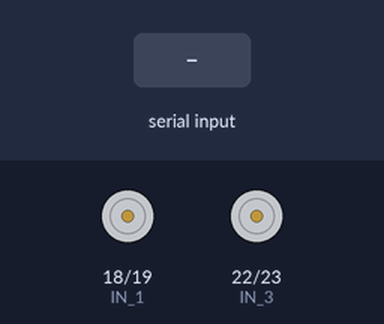
The sketch below on a simulated ESP32. Parts: motor-driver pin pairs drawn as motors (green arrow = first pin HIGH = forward, orange = second pin HIGH = backward, longer = more drive, scaled by the enable pin). The test bench sets the inputs (shaded band). Nothing arrives over Bluetooth unless stated; what the sketch prints to the serial monitor is not drawn.

Above: at 1.2 s.
1.3 s: "F\n" received over the second serial link
At 1.9 s:
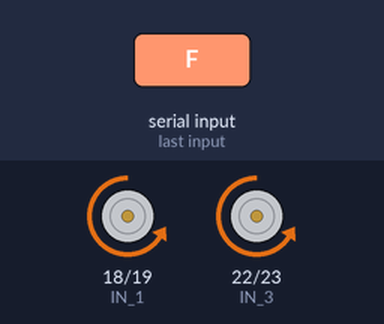
2.8 s: "B\n" received over the second serial link
At 3.1 s:
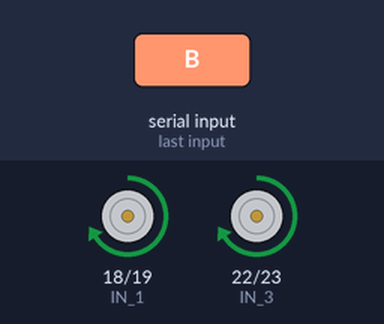
4.3 s: "L\n" received over the second serial link
At 5.4 s:
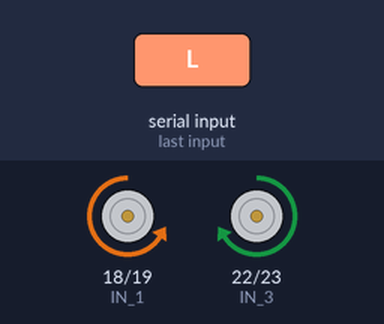
5.8 s: "R\n" received over the second serial link
At 6.6 s:
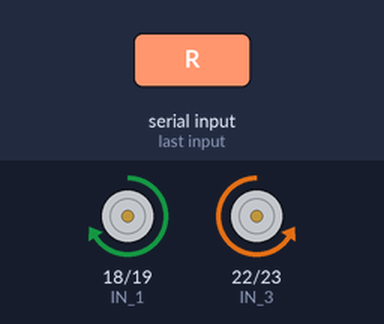
7.3 s: "I\n" received over the second serial link
At 7.7 s:
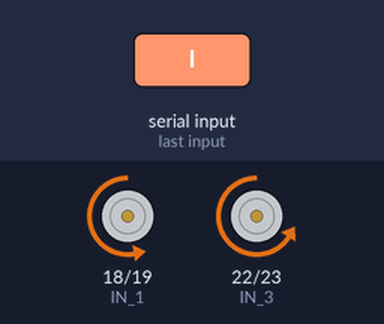
8.8 s: "G\n" received over the second serial link
At 10.0 s:
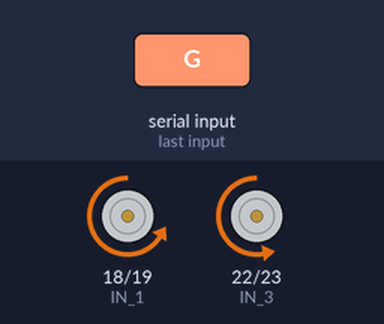
Timing chart, 0 to 11.3 s (numbered marks = the images above; inputs shaded):
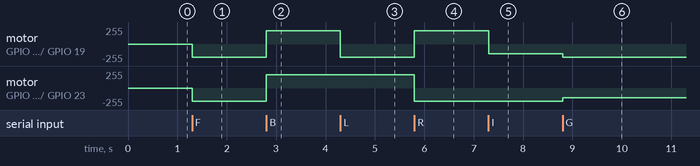

The sketch:

esp_32_bt_car.ino
```cpp
/*
 * esp_32_bt_car.ino
 *
 * Description: BT Car - ESP32
 *
 *  Created on: 13-Oct-2020
 *      Author: Sunil Sharma P <sunilsharma.pv@gmail.com>
 *
 *     Version: 1.0v
 */

#include "BluetoothSerial.h"
#include "analogWrite.h"

#define ENA   16          /* Enable/speed motors Right        GPIO14(D5) */
#define ENB   17          /* Enable/speed motors Left         GPIO12(D6) */
#define IN_1  18          /* L298N in1 motors Right           GPIO15(D8) */
#define IN_2  19          /* L298N in2 motors Right           GPIO13(D7) */
#define IN_3  22          /* L298N in3 motors Left            GPIO2(D4)  */
#define IN_4  23          /* L298N in4 motors Left            GPIO0(D3)  */

#if !defined(CONFIG_BT_ENABLED) || !defined(CONFIG_BLUEDROID_ENABLED)
#error Bluetooth is not enabled! Please run `make menuconfig` to and enable it
#endif

BluetoothSerial SerialBT; /* Bluetooth serial instance */
String command;           /* String to store app command state */
int speed_Coeff = 50;

/* Setting PWM properties */
const int freq = 30000;
const int pwmChannelA = 0;
const int pwmChannelB = 1;
const int resolution = 8;
int dutyCycle = 200;

void setup()
{
	pinMode(ENA, OUTPUT);
	pinMode(ENB, OUTPUT);
	pinMode(IN_1, OUTPUT);
	pinMode(IN_2, OUTPUT);
	pinMode(IN_3, OUTPUT);
	pinMode(IN_4, OUTPUT);

	/* configure LED PWM functionalitites */
	ledcSetup(pwmChannelA, freq, resolution);
	ledcSetup(pwmChannelB, freq, resolution);

	/* attach the channel to the GPIO to be controlled */
	ledcAttachPin(ENA, pwmChannelA);
	ledcAttachPin(ENB, pwmChannelB);

	Serial.begin(115200);
	SerialBT.begin("Sharma_Car_BT"); /* Bluetooth device name */
	Serial.println("The Car started, now you can pair it with bluetooth!");
}

void goAhead()
{
	digitalWrite(IN_1, LOW);
	digitalWrite(IN_2, HIGH);
	ledcWrite(pwmChannelA, dutyCycle);

	digitalWrite(IN_3, LOW);
	digitalWrite(IN_4, HIGH);
 	ledcWrite(pwmChannelB, dutyCycle);
}

void goBack()
{
	digitalWrite(IN_1, HIGH);
	digitalWrite(IN_2, LOW);
	ledcWrite(pwmChannelA, dutyCycle);

	digitalWrite(IN_3, HIGH);
	digitalWrite(IN_4, LOW);
	ledcWrite(pwmChannelB, dutyCycle);
}

void goRight()
{
	digitalWrite(IN_1, HIGH);
	digitalWrite(IN_2, LOW);
	ledcWrite(pwmChannelA, dutyCycle);

	digitalWrite(IN_3, LOW);
	digitalWrite(IN_4, HIGH);
	ledcWrite(pwmChannelB, dutyCycle);
}

void goLeft()
{
	digitalWrite(IN_1, LOW);
	digitalWrite(IN_2, HIGH);
	ledcWrite(pwmChannelA, dutyCycle);

	digitalWrite(IN_3, HIGH);
	digitalWrite(IN_4, LOW);
	ledcWrite(pwmChannelB, dutyCycle);
}

void goAheadRight()
{
	digitalWrite(IN_1, LOW);
	digitalWrite(IN_2, HIGH);
	ledcWrite(pwmChannelA, dutyCycle - speed_Coeff);

	digitalWrite(IN_3, LOW);
	digitalWrite(IN_4, HIGH);
	ledcWrite(pwmChannelB, dutyCycle);
}

void goAheadLeft()
{
	digitalWrite(IN_1, LOW);
	digitalWrite(IN_2, HIGH);
	ledcWrite(pwmChannelA, dutyCycle);

	digitalWrite(IN_3, LOW);
	digitalWrite(IN_4, HIGH);
	ledcWrite(pwmChannelB, dutyCycle - speed_Coeff);
}

void goBackRight()
{
	digitalWrite(IN_1, HIGH);
	digitalWrite(IN_2, LOW);
	ledcWrite(pwmChannelA, dutyCycle - speed_Coeff);

	digitalWrite(IN_3, HIGH);
	digitalWrite(IN_4, LOW);
	ledcWrite(pwmChannelB, dutyCycle);
}

void goBackLeft()
{
	digitalWrite(IN_1, HIGH);
	digitalWrite(IN_2, LOW);
	ledcWrite(pwmChannelA, dutyCycle);

	digitalWrite(IN_3, HIGH);
	digitalWrite(IN_4, LOW);
	ledcWrite(pwmChannelB, dutyCycle - speed_Coeff);
}

void stopRobot()
{
	digitalWrite(IN_1, LOW);
	digitalWrite(IN_2, LOW);
	ledcWrite(pwmChannelA, dutyCycle);

	digitalWrite(IN_3, LOW);
	digitalWrite(IN_4, LOW);
	ledcWrite(pwmChannelB, dutyCycle);
}

void loop()
{
	/* Read received messages */
	if (SerialBT.available()){
		char incomingChar = SerialBT.read();
		if (incomingChar != '\n'){
			command += String(incomingChar);
		}
		else{
			command = "";
		}
	}

	/* Perform the operation depending on the command */
	if(command == "F")
		goAhead();
	else if(command == "B")
		goBack();
	else if(command == "L")
		goLeft();
	else if(command == "R")
		goRight();
	else if(command == "I")
		goAheadRight();
	else if(command == "G")
		goAheadLeft();
	else if(command == "J")
		goBackRight();
	else if(command == "H")
		goBackLeft();
	else if(command == "0")
		dutyCycle = 165;
	else if(command == "1")
		dutyCycle = 175;
	else if(command == "2")
		dutyCycle = 185;
	else if(command == "3")
		dutyCycle = 195;
	else if(command == "4")
		dutyCycle = 205;
	else if(command == "5")
		dutyCycle = 215;
	else if(command == "6")
		dutyCycle = 225;
	else if(command == "7")
		dutyCycle = 235;
	else if(command == "8")
		dutyCycle = 245;
	else if(command == "9")
		dutyCycle = 255;
	else if(command == "S")
		stopRobot();
  command = "";
}
```

Measured:
- after the input at 1.3 s, motor on GPIO 18 (IN_1) / GPIO 19 (IN_2), motor on GPIO 22 (IN_3) / GPIO 23 (IN_4): stopped → backward 199/255 at once
- after the input at 2.8 s, motor on GPIO 18 (IN_1) / GPIO 19 (IN_2), motor on GPIO 22 (IN_3) / GPIO 23 (IN_4): backward 199/255 → forward 199/255 at once
- after the input at 4.3 s, motor on GPIO 18 (IN_1) / GPIO 19 (IN_2): forward 199/255 → backward 199/255 at once
- after the input at 5.8 s, motor on GPIO 18 (IN_1) / GPIO 19 (IN_2): backward 199/255 → forward 199/255 at once; motor on GPIO 22 (IN_3) / GPIO 23 (IN_4): forward 199/255 → backward 199/255 at once
- after the input at 7.3 s, motor on GPIO 18 (IN_1) / GPIO 19 (IN_2): forward 199/255 → backward 149/255 at once
- after the input at 8.8 s, motor on GPIO 18 (IN_1) / GPIO 19 (IN_2): backward 149/255 → backward 199/255 at once; motor on GPIO 22 (IN_3) / GPIO 23 (IN_4): backward 199/255 → backward 149/255 at once
